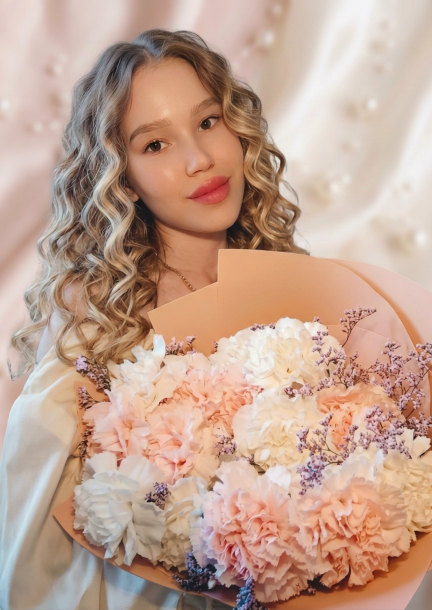
#> input picture assets/venus-user-selected-portrait.png, 864 x 1220 px (shown at 1/2 size)
$ python cutout_venus_portrait.py
#> lines starting #> are read from the running program, lines starting #| are printed output that depends on the picture; after the words box and inside, x2 and y2 are one past the last pixel; in counts of white or black regions, pixels touching at a corner belong together
"""Remove the portrait backdrop with segmentation, not a fade or new generation.
Only the alpha channel is changed; all RGB pixels match the user's chosen image.
"""
from pathlib import Path
import cv2
import numpy as np
from PIL import Image, ImageFilter
ROOT=Path(__file__).resolve().parents[1]
im=Image.open(ROOT/'assets/venus-user-selected-portrait.png').convert('RGB')
#> im is the input picture: PIL image 864x1220 RGB; mean R, G, B 194.5, 162.2, 145.1
rgb=np.array(im);h,w=rgb.shape[:2]
#> after `h, w = rgb.shape[:2]`: h = 1220; w = 864
outline=np.array([(190,100),(255,82),(300,62),(355,55),(407,66),(450,87),
 (476,121),(491,158),(525,189),(546,224),(553,264),(575,299),
 (569,338),(595,364),(592,400),(610,427),(604,461),(624,494),
 (720,508),(810,550),(864,589),(864,1220),(0,1220),(0,832),
 (26,757),(13,727),(27,681),(45,645),(54,609),(78,571),
 (77,532),(92,494),(90,451),(101,410),(104,370),(116,334),
 (114,290),(131,251),(143,213),(143,173),(162,136)],dtype=float)
outline*=np.array([w/864,h/1220]);outline=outline.astype(np.int32)
seed=np.zeros((h,w),np.uint8);cv2.fillPoly(seed,[outline],255)
#> after `cv2.fillPoly(seed, [outline], 255)`:
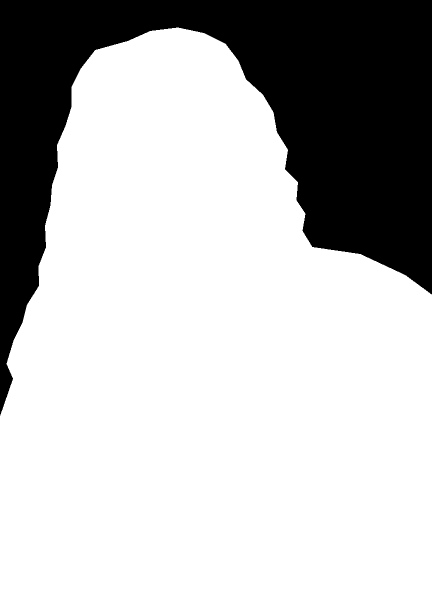
#> seed: shape (1220, 864) (shown at 1/2 size); 74.4% white; 1 black region, box (x1, y1, x2, y2) and area: (0, 0, 864, 831) 270264
k=lambda n:cv2.getStructuringElement(cv2.MORPH_ELLIPSE,(n,n))
inner=cv2.erode(seed,k(65))
outer=cv2.dilate(seed,k(61))
mask=np.full((h,w),cv2.GC_PR_BGD,np.uint8)
mask[seed>0]=cv2.GC_PR_FGD
mask[outer==0]=cv2.GC_BGD
mask[inner>0]=cv2.GC_FGD
# All interior face, flowers and clothing are fixed foreground.
cv2.grabCut(cv2.cvtColor(rgb,cv2.COLOR_RGB2BGR),mask,None,np.zeros((1,65),np.float64),np.zeros((1,65),np.float64),7,cv2.GC_INIT_WITH_MASK)
alpha=np.where((mask==cv2.GC_FGD)|(mask==cv2.GC_PR_FGD),255,0).astype('uint8')
# Remove disconnected backdrop specks, keeping the main subject.
n,labels,stats,_=cv2.connectedComponentsWithStats(alpha,8)
main=1+np.argmax(stats[1:,cv2.CC_STAT_AREA]);alpha=np.where(labels==main,255,0).astype('uint8')
# Subpixel antialiasing only, no wide blur, vignette, rectangle or bottom fade.
alpha=Image.fromarray(alpha).filter(ImageFilter.GaussianBlur(.45))
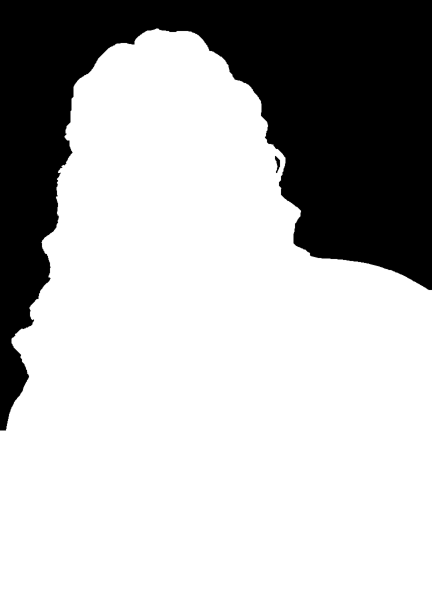
#> alpha: PIL image 864x1220 L (shown at 1/2 size); min 0, max 255, mean 184.1
im.putalpha(alpha)
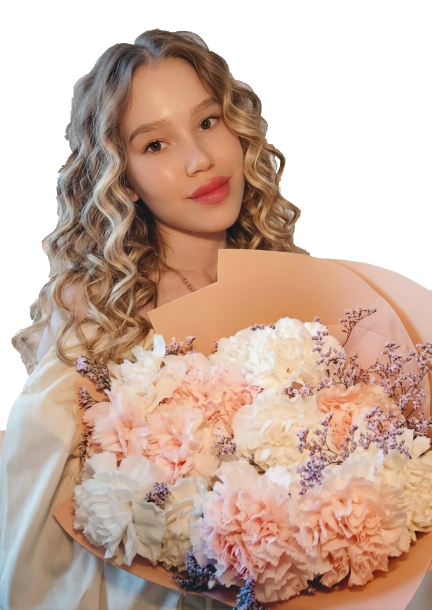
#> im: PIL image 864x1220 RGBA (shown at 1/2 size); mean R, G, B, A 194.5, 162.2, 145.1, 184.1; transparent parts drawn white
assert np.array_equal(np.array(im)[:,:,:3],rgb)
assert np.array(alpha)[0].max()==0
out=ROOT/'assets/venus-portrait-transparent.png';im.save(out)
print(out)

$ run again, with assets/houses-beach-reference.png copied over assets/venus-user-selected-portrait.png
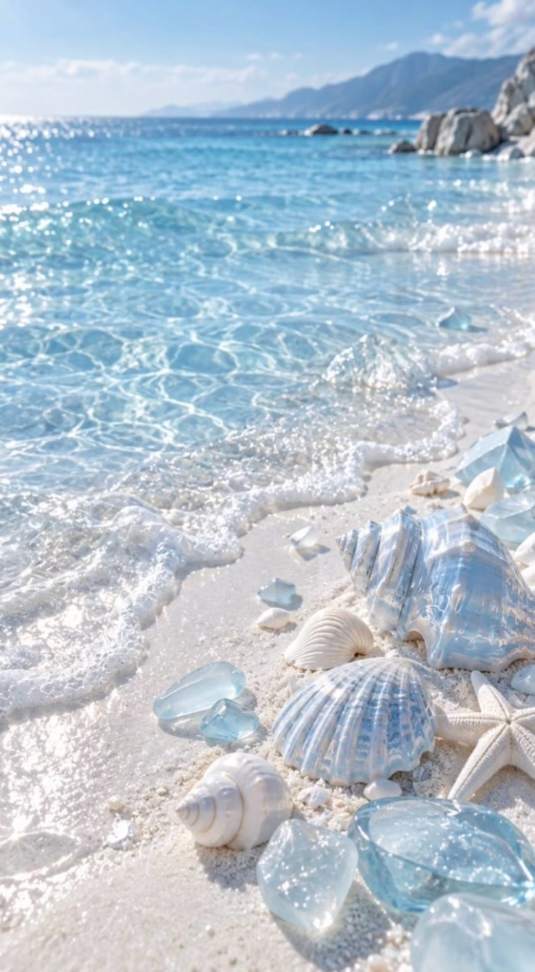
#> input picture assets/houses-beach-reference.png, 1069 x 1943 px (shown at 1/2 size)
#> im is the input picture: PIL image 1069x1943 RGB; mean R, G, B 177.6, 193.5, 207
#> `cv2.fillPoly(seed, [outline], 255)`:
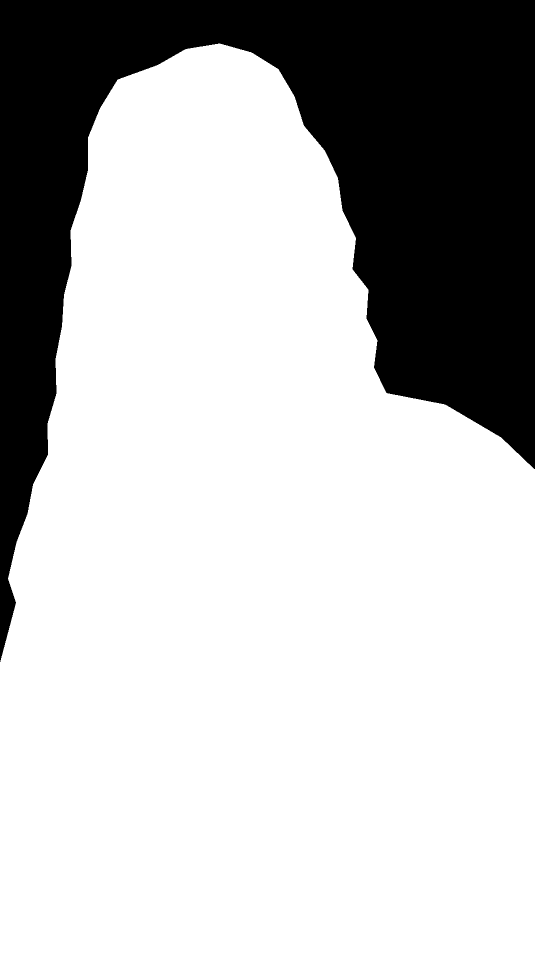
#> seed: shape (1943, 1069) (shown at 1/2 size); 74.4% white; 1 black region, box (x1, y1, x2, y2) and area: (0, 0, 1069, 1324) 531886
#> `im.putalpha(alpha)`:
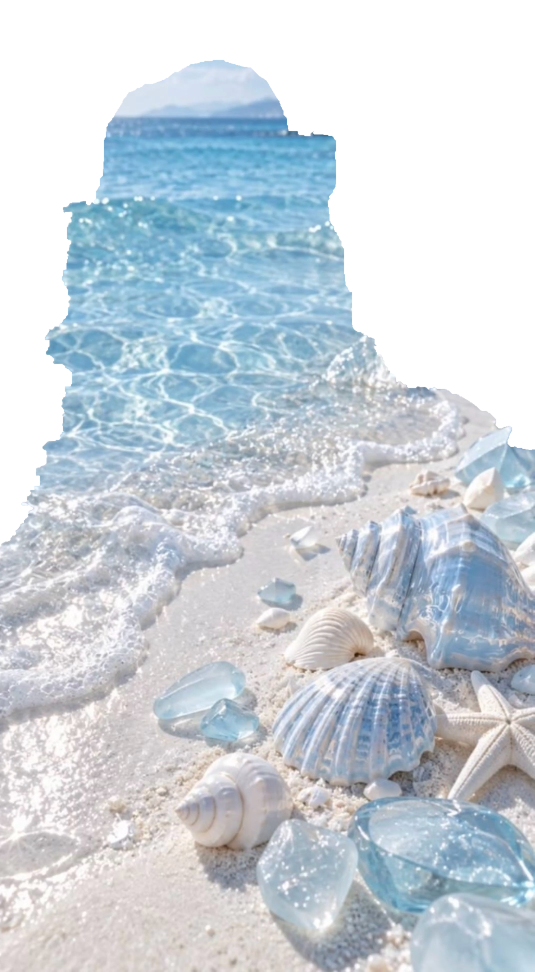
#> im: PIL image 1069x1943 RGBA (shown at 1/2 size); mean R, G, B, A 177.6, 193.5, 207, 187.8; transparent parts drawn white

$ run again, with assets/leopard-beige-bright.png copied over assets/venus-user-selected-portrait.png
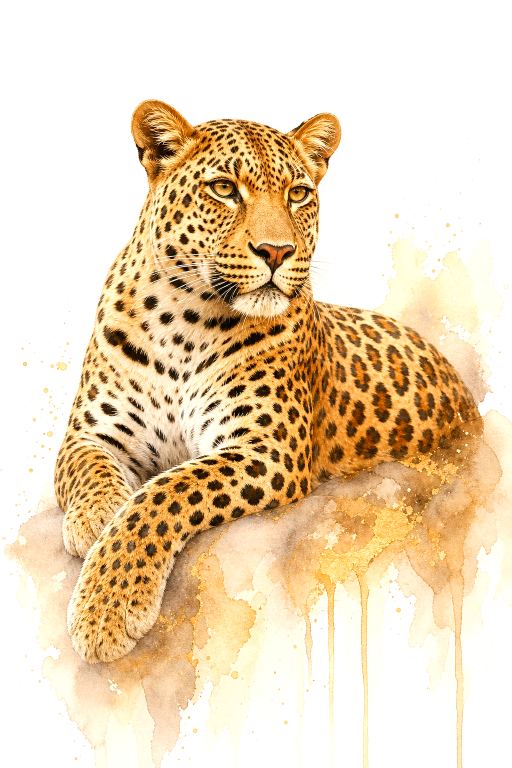
#> input picture assets/leopard-beige-bright.png, 1024 x 1536 px (shown at 1/2 size)
#> im is the input picture: PIL image 1024x1536 RGB; mean R, G, B 235.9, 214.4, 183.8
#> `cv2.fillPoly(seed, [outline], 255)`:
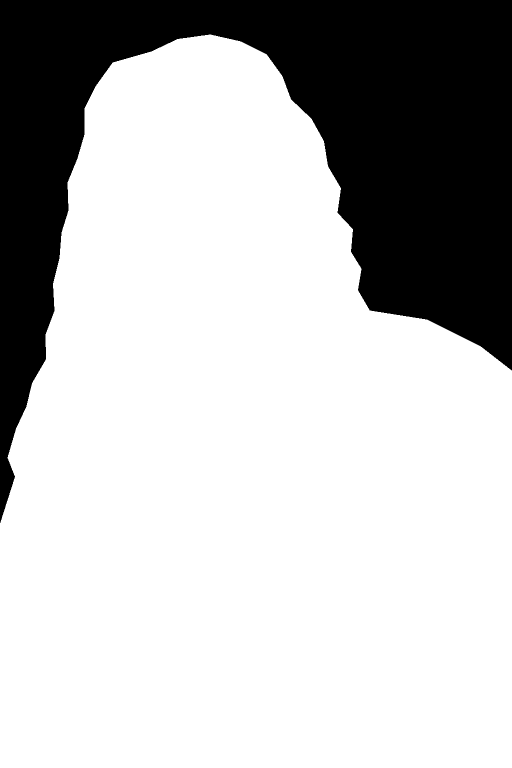
#> seed: shape (1536, 1024) (shown at 1/2 size); 74.4% white; 1 black region, box (x1, y1, x2, y2) and area: (0, 0, 1024, 1046) 402791
#> `alpha=Image.fromarray(alpha).filter(ImageFilter.GaussianBlur(.45))`:
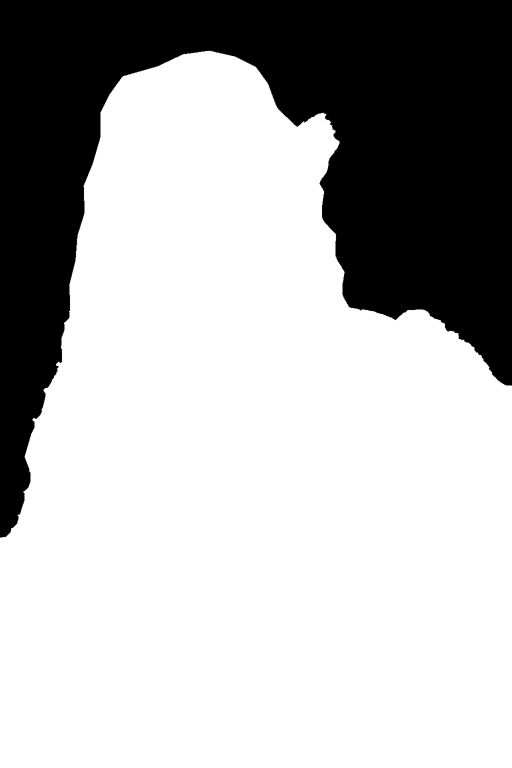
#> alpha: PIL image 1024x1536 L (shown at 1/2 size); min 0, max 255, mean 180.9
#> im: PIL image 1024x1536 RGBA
